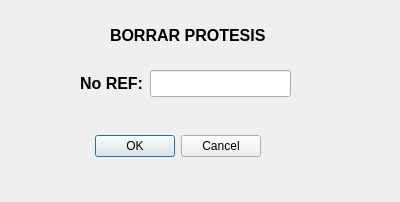
<?xml version="1.0" encoding="UTF-8"?>
<ui version="4.0">
 <class>Dialog</class>
 <widget class="QDialog" name="Dialog">
  <property name="geometry">
   <rect>
    <x>0</x>
    <y>0</y>
    <width>400</width>
    <height>202</height>
   </rect>
  </property>
  <property name="windowTitle">
   <string>Dialog</string>
  </property>
  <widget class="QDialogButtonBox" name="buttonBox">
   <property name="geometry">
    <rect>
     <x>90</x>
     <y>130</y>
     <width>171</width>
     <height>32</height>
    </rect>
   </property>
   <property name="orientation">
    <enum>Qt::Horizontal</enum>
   </property>
   <property name="standardButtons">
    <set>QDialogButtonBox::Cancel|QDialogButtonBox::Ok</set>
   </property>
  </widget>
  <widget class="QWidget" name="formLayoutWidget">
   <property name="geometry">
    <rect>
     <x>80</x>
     <y>70</y>
     <width>211</width>
     <height>41</height>
    </rect>
   </property>
   <layout class="QFormLayout" name="formLayout">
    <item row="0" column="0">
     <widget class="QLabel" name="label">
      <property name="font">
       <font>
        <pointsize>12</pointsize>
        <weight>75</weight>
        <bold>true</bold>
       </font>
      </property>
      <property name="text">
       <string>No REF:</string>
      </property>
     </widget>
    </item>
    <item row="0" column="1">
     <widget class="QLineEdit" name="campo_referencia">
      <property name="font">
       <font>
        <pointsize>12</pointsize>
       </font>
      </property>
     </widget>
    </item>
   </layout>
  </widget>
  <widget class="QLabel" name="label_2">
   <property name="geometry">
    <rect>
     <x>110</x>
     <y>10</y>
     <width>171</width>
     <height>51</height>
    </rect>
   </property>
   <property name="font">
    <font>
     <pointsize>12</pointsize>
     <weight>75</weight>
     <bold>true</bold>
    </font>
   </property>
   <property name="text">
    <string>BORRAR PROTESIS</string>
   </property>
  </widget>
 </widget>
 <resources/>
 <connections>
  <connection>
   <sender>buttonBox</sender>
   <signal>accepted()</signal>
   <receiver>Dialog</receiver>
   <slot>accept()</slot>
   <hints>
    <hint type="sourcelabel">
     <x>248</x>
     <y>254</y>
    </hint>
    <hint type="destinationlabel">
     <x>157</x>
     <y>274</y>
    </hint>
   </hints>
  </connection>
  <connection>
   <sender>buttonBox</sender>
   <signal>rejected()</signal>
   <receiver>Dialog</receiver>
   <slot>reject()</slot>
   <hints>
    <hint type="sourcelabel">
     <x>316</x>
     <y>260</y>
    </hint>
    <hint type="destinationlabel">
     <x>286</x>
     <y>274</y>
    </hint>
   </hints>
  </connection>
 </connections>
</ui>
